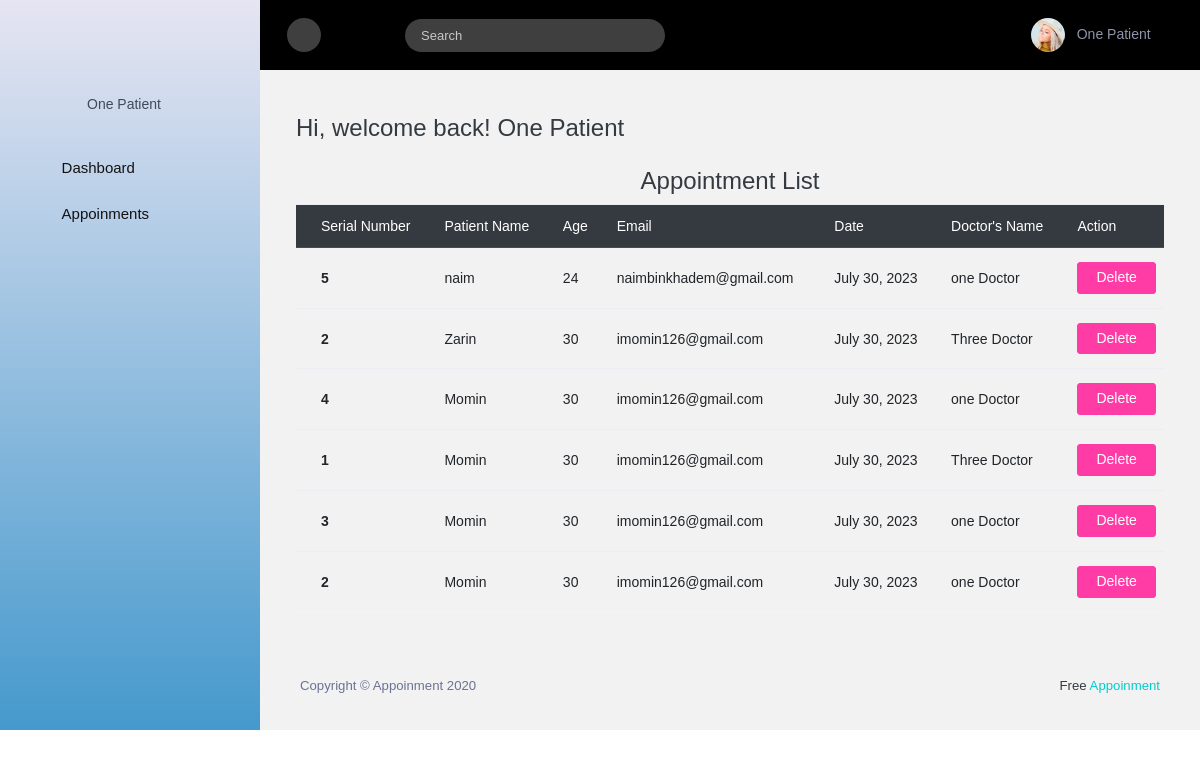
Screenshot of /patient/appointment/list/ (signed in) with the database file from the repository.
### users/models.py (models this page shows, shortened)
class User(AbstractBaseUser):
    class Role(models.TextChoices):
        ADMIN = "ADMIN", "Admin"
        PATIENT = "PATIENT", "Patient"
        DOCTOR = "DOCTOR", "Doctor"
    base_role = Role.ADMIN
    role = models.CharField(max_length=50, choices=Role.choices)
    email = models.EmailField(max_length=100, verbose_name="email address",unique=True)
    name = models.CharField(max_length=100, verbose_name="name")
    phone=models.CharField(max_length=20, verbose_name="phone", unique=True)
    objects=AdminUserManager()
    date_joined=models.DateTimeField(auto_now_add=True)
    last_login=models.DateTimeField(auto_now=True)
    is_active=models.BooleanField(default=True)
    is_staff=models.BooleanField(default=True)
    USERNAME_FIELD = "email"
    REQUIRED_FIELDS =['name','phone']

### appointment/models.py (models this page shows, shortened)
class Appointment(models.Model):
    patient_name = models.CharField(max_length=100)
    patient_age = models.CharField(max_length=3)
    patient_email=models.EmailField(max_length=50)
    patient_gender= models.CharField(max_length=7)
    patient_phone= models.CharField(max_length=20)
    doctor_name = models.ForeignKey(User, on_delete=models.CASCADE,related_name="doctor_name",verbose_name="Doctor Name")
    appoinment_date = models.DateField(verbose_name='Appoinment Date', null=True)
    serial_number = models.IntegerField(verbose_name='Serial Number')
    user_id = models.IntegerField(verbose_name='User_id')
    is_cancelled = models.BooleanField(default=False)
    class Meta:
        db_table = "appoinment"

### appointment/views.py (the view)
# urls.py: path('list/',views.all_appointments,name='appointment_list'),
def all_appointments(request):
    today = date.today()
    user=request.user.id
    appointments=Appointment.objects.filter(user_id=user,is_cancelled=0).order_by('-id')
    context={
        'appointments': appointments,
        'today':today,
    }
    return render(request,'patient_dashboard/all_appointments.html',context)

### templates/patient_dashboard/all_appointments.html (shortened to what this page needs)
{% extends 'patient_dashboard/base.html' %}
{% load crispy_forms_tags %}
{% block content %}
{% if appointments %}
<h3 class="text-center">Appointment List</h3>
<table class="table">
    <thead class="thead-dark">
      <tr>
        <th scope="col">Serial Number</th>
        <th scope="col">Patient Name</th>
        <th scope="col">Age</th>
        <th scope="col">Email</th>
        <th scope="col">Date</th>
        <th scope="col">Doctor's Name</th>
        <th scope="col">Action</th>
      </tr>
    </thead>
    <tbody>
        {% for appointment in appointments %}
      <tr>
        <th scope="row">{{appointment.serial_number}}</th>
        <td>{{appointment.patient_name}}</td>
        <td>{{appointment.patient_age}}</td>
        <td>{{appointment.patient_email}} </td>
        <td>{{appointment.appoinment_date}}</td>
        <td>{{appointment.doctor_name.name}}</td>
        <td>
          {% if today < appointment.appoinment_date %}
          <a href="{% url 'cancel_appointment' appointment.id %}" class="btn btn-danger">Cancel</a>
          {% else %}
          <a href="{% url 'delete_appointment' appointment.id%}" class="btn btn-danger">Delete</a>
          {% endif %}
        </td>
      </tr>
        {% endfor %}
    </tbody>
  </table>
  {% else %}
  <h3 class="text-center alert alert-danger" role="alert">No Appointment Found</h3>
  {% endif %}
{% endblock content %}

### templates/patient_dashboard/base.html (shortened to what this page needs)
{% load static %}
<!DOCTYPE html>
<html lang="en">
  <head>
    <link rel="stylesheet" href="{% static 'assets/vendors/mdi/css/materialdesignicons.min.css' %}" />
    <link rel="stylesheet" href="{% static 'assets/vendors/flag-icon-css/css/flag-icon.min.css' %}" />
    <link rel="stylesheet" href="{% static 'assets/vendors/css/vendor.bundle.base.css' %}" />
    <link rel="stylesheet" href="{% static 'assets/vendors/font-awesome/css/font-awesome.min.css' %}" />
    <link rel="stylesheet" href="{% static 'assets/vendors/bootstrap-datepicker/bootstrap-datepicker.min.css' %}" />
    <link rel="stylesheet" href="{% static 'assets/css/style.css' %}" />
  </head>
  <body>
    <div class="container-scroller">
      {% include 'patient_dashboard/includes/sidebar.html' %}
      <div class="container-fluid page-body-wrapper">
        {% include 'patient_dashboard/includes/topbar.html' %}
        <div class="main-panel">
          <div class="content-wrapper pb-0">
            <div class="page-header flex-wrap">
              <h3 class="mb-0"> Hi, welcome back! {{ user.name}}</h3>
            </div>
            {% block content  %}
            {% endblock content  %}
          </div>
      {% include 'patient_dashboard/includes/footer.html' %}

### templates/patient_dashboard/includes/sidebar.html (shortened to what this page needs)
{% load static %}
<nav class="sidebar sidebar-offcanvas" id="sidebar">
  <div class="text-center sidebar-brand-wrapper d-flex align-items-center">
  </div>
  <ul class="nav">
    <li class="nav-item nav-profile">
      <a href="#" class="nav-link">
        <div class="nav-profile-image">
        </div>
        <div class="nav-profile-text d-flex flex-column pr-3">
          <span class="font-weight-medium mb-2">{{user.name}}</span>
        </div>
      </a>
    </li>
    <li class="nav-item">
      <a class="nav-link" href="{% url 'dashboard' %}">
        <i class="mdi mdi-home menu-icon"></i>
        <span class="menu-title">Dashboard</span>
      </a>
    </li>
    {% if request.user.is_superuser %}
    <li class="nav-item">
      <a class="nav-link" href="{% url 'date_doc_appointment' %}">
        <i class="mdi mdi-contacts menu-icon"></i>
        <span class="menu-title">Appointment List</span>
      </a>
    </li>
    {% else %}
    <li class="nav-item">
      <a class="nav-link" data-toggle="collapse" href="#ui-basic" aria-expanded="false" aria-controls="ui-basic">
        <i class="mdi mdi-crosshairs-gps menu-icon"></i>
        <span class="menu-title">Appoinments</span>
        <i class="menu-arrow"></i>
      </a>
    </li>
    {% endif %}
  </ul>
</nav>

### templates/patient_dashboard/includes/topbar.html (shortened to what this page needs)
{% load static %}
<nav class="navbar col-lg-12 col-12 p-lg-0 fixed-top d-flex flex-row">
    <div class="navbar-menu-wrapper d-flex align-items-stretch justify-content-between">
      <button class="navbar-toggler navbar-toggler align-self-center mr-2" type="button" data-toggle="minimize">
        <i class="mdi mdi-menu"></i>
      </button>
      <ul class="navbar-nav">
        <li class="nav-item nav-search border-0 ml-1 ml-md-3 ml-lg-5 d-none d-md-flex">
          <form class="nav-link form-inline mt-2 mt-md-0">
            <div class="input-group">
              <input type="text" class="form-control" placeholder="Search" />
              <div class="input-group-append">
                <span class="input-group-text">
                  <i class="mdi mdi-magnify"></i>
                </span>
              </div>
            </div>
          </form>
        </li>
      </ul>
      <ul class="navbar-nav navbar-nav-right ml-lg-auto">
        <li class="nav-item nav-profile dropdown border-0">
          <a class="nav-link dropdown-toggle" id="profileDropdown" href="#" data-toggle="dropdown">
            <img class="nav-profile-img mr-2" alt="" src="{% static 'assets/images/faces/face1.jpg' %}" />
            <span class="profile-name">{{ user.name}}</span>
          </a>
        </li>
      </ul>
    </div>
  </nav>

### rows the page displays
User: name "One Patient"
Appointment: serial_number "5", patient_name "naim", patient_age "24", patient_email "naimbinkhadem@gmail.com", appoinment_date "July 30, 2023", doctor_name.name "one Doctor", shows "Delete"
Appointment: serial_number "2", patient_name "Zarin", patient_age "30", patient_email "imomin126@gmail.com", appoinment_date "July 30, 2023", doctor_name.name "Three Doctor", shows "Delete"
Appointment: serial_number "4", patient_name "Momin", patient_age "30", patient_email "imomin126@gmail.com", appoinment_date "July 30, 2023", doctor_name.name "one Doctor", shows "Delete"
Appointment: serial_number "1", patient_name "Momin", patient_age "30", patient_email "imomin126@gmail.com", appoinment_date "July 30, 2023", doctor_name.name "Three Doctor", shows "Delete"
Appointment: serial_number "3", patient_name "Momin", patient_age "30", patient_email "imomin126@gmail.com", appoinment_date "July 30, 2023", doctor_name.name "one Doctor", shows "Delete"
Appointment: serial_number "2", patient_name "Momin", patient_age "30", patient_email "imomin126@gmail.com", appoinment_date "July 30, 2023", doctor_name.name "one Doctor", shows "Delete"
